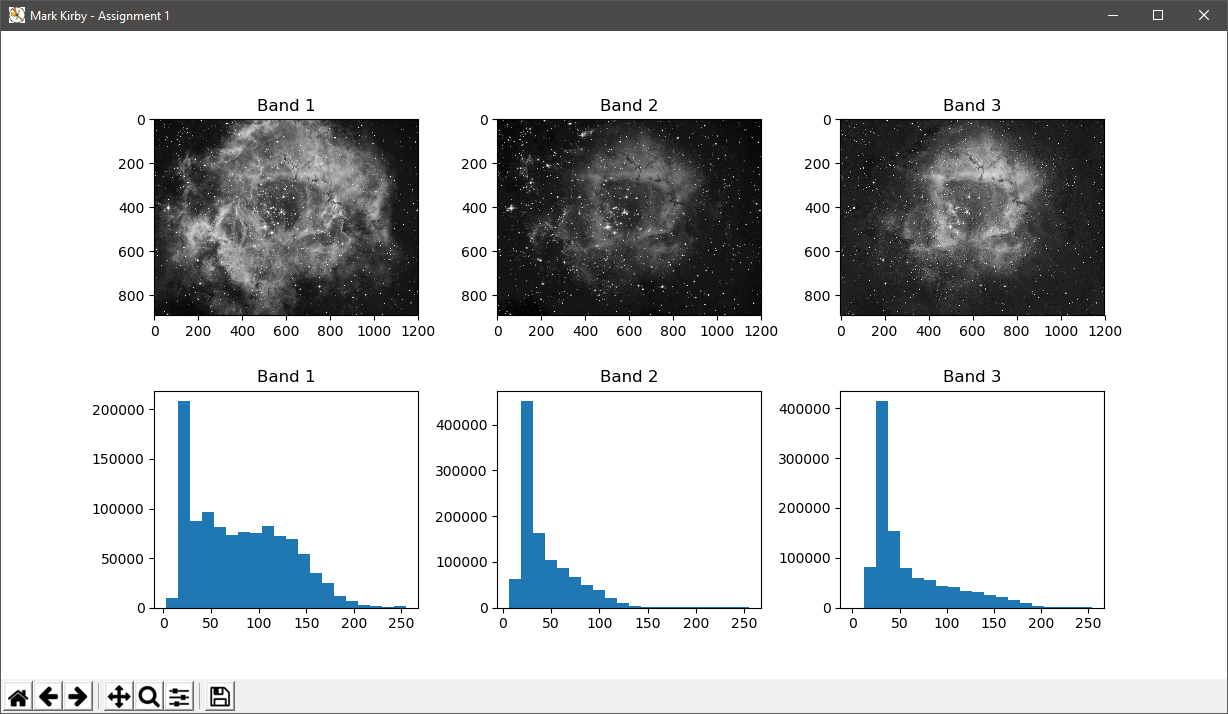

The Python source for this figure:
########################################################################
### Purpose:    Image Analytics - Assignment 1                       ###
### Name:       M Kirby                                              ###
### Date:       Feb 11 2020                                          ###
########################################################################

# import libraies
import numpy as np
from matplotlib import pyplot as plt
from PIL import Image


# set variable to our selected image (stored locally)
imagePath = 'GDAA2030_T1_Kirby.png'

# creates a variable as a pillow object from image
im = Image.open(imagePath)

# ceates a variable as a numpy array from the pillow object
imarray = np.array(im)

# a list of the available bands in the image, would be more in a MS/HS image
bands = [0,1,2]

# declaring the figure object pror to the loop to title it
plt.figure(num='Mark Kirby - Assignment 1')

# loop through the bands and creates a 2 x 3 array of subplots
# the first row is an image of a single band from the image
# the second row is a histogram of each band in the image
# ADDITIONAL: Added titles to each subplot, adjusted spacing for nicer output
for index in bands:

    # first row of the subplot: index +1 results in first, second, third subpot
    plt.subplot(2,3, index+1)
    plt.title('Band ' + str(index+1))
    plt.imshow(imarray[:,:,index], cmap="gray")

    # second row of the subplot: index +1 +3 results in fourth, fifth, sixth subplot
    plt.subplot(2,3,index+1+3)
    plt.title('Band ' + str(index+1))
    plt.hist(imarray[:,:,index].flatten(), bins=20)

    # adjust some spacing for more nicer output
    plt.subplots_adjust(wspace=.3, hspace=.3)

# opens the populated plot window
plt.show()
